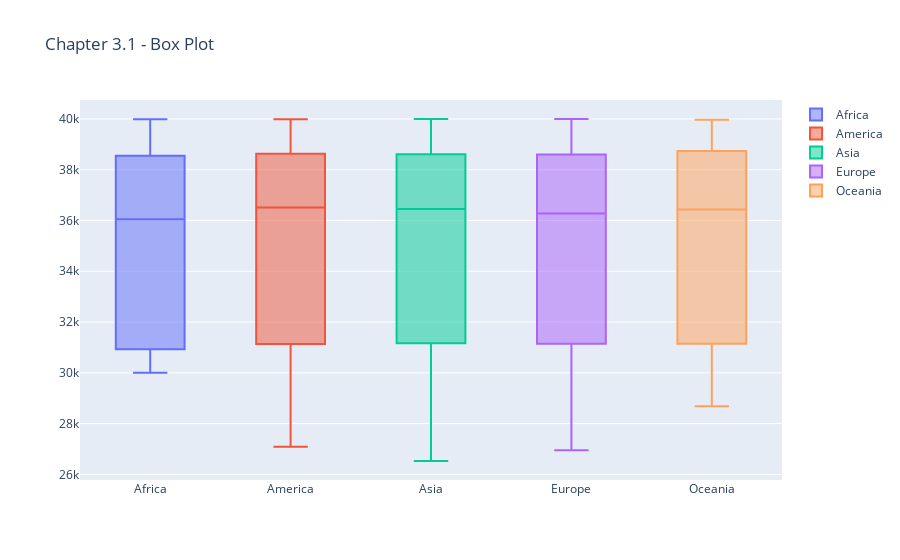

The cell this chart's notebook holds for it:
### Code cell
trace1 = go.Box(y = d_1['Revenue'], name = regions[0])
trace2 = go.Box(y = d_2['Revenue'], name = regions[1])
trace3 = go.Box(y = d_3['Revenue'], name = regions[2])
trace4 = go.Box(y = d_4['Revenue'], name = regions[3])
trace5 = go.Box(y = d_5['Revenue'], name = regions[4])
trace6 = go.Box(boxpoints = 'all', jitter = 0)

data = [trace1, trace2, trace3, trace4, trace5, trace6]
layout = go.Layout(title = 'Chapter 3.1 - Box Plot')
fig = go.Figure(data, layout)
fig.show()

### Figure 1 — Plotly figure (JSON) as saved in the notebook; plotly's stock layout.template omitted (floating-point values rounded to 4 significant figures; data arrays with more than 128 entries replaced by an {"elided": "..."} marker saying what was removed)
{"data": [{"name": "Africa", "type": "box", "y": {"elided": "468 float values"}}, {"name": "America", "type": "box", "y": {"elided": "1490 float values"}}, {"name": "Asia", "type": "box", "y": {"elided": "3068 float values"}}, {"name": "Europe", "type": "box", "y": {"elided": "2918 float values"}}, {"name": "Oceania", "type": "box", "y": {"elided": "623 float values"}}, {"boxpoints": "all", "jitter": 0, "type": "box"}], "layout": {"title": {"text": "Chapter 3.1 - Box Plot"}}}
